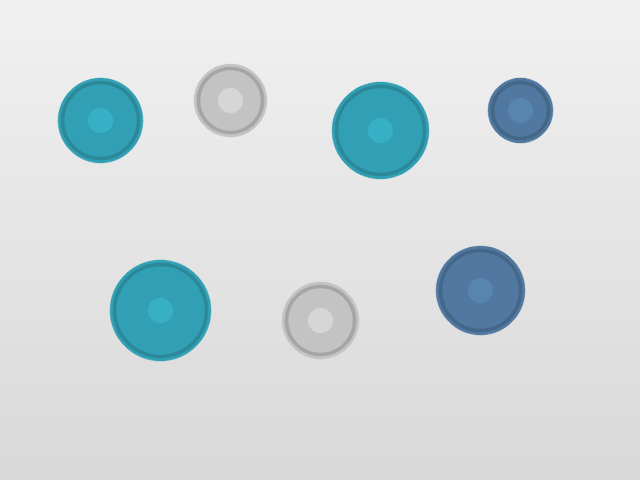
#> input picture assets/sample_images/coins.png, 640 x 480 px
$ python -i preprocessing.py   (imports and definitions only)
#> lines starting #> are read from the running program, lines starting #| are printed output that depends on the picture; after the words box and inside, x2 and y2 are one past the last pixel; in counts of white or black regions, pixels touching at a corner belong together
#> further down, picture is the input picture: shape (480, 640, 3); mean B, G, R 221.5, 218.9, 210.2
"""
Image Preprocessing Module for Object Counting and Measurement Studio.

Provides classical IPCV preprocessing operations:
- Color space conversion (BGR/RGB to Grayscale)
- Smoothing & Filtering (Gaussian, Median, Normalized Box)
- Thresholding (Manual, Otsu's Global Automatic, Adaptive Mean/Gaussian)
- Binary Inversion (Foreground Polarity Selection)
- Morphological Operations (Erosion, Dilation, Opening, Closing)
"""

from typing import Tuple, Dict, Any
import cv2
import numpy as np


def to_grayscale(image: np.ndarray) -> np.ndarray:
    """
    Convert an input image (BGR, RGB, or single-channel) to grayscale.

    Args:
        image: Input NumPy image array.

    Returns:
        Single-channel 8-bit grayscale image.
    """
    if image is None:
        raise ValueError("Input image cannot be None")
    if not isinstance(image, np.ndarray):
        raise TypeError("Input image must be a numpy.ndarray")

    if image.ndim == 2:
        # Already single channel
        if image.dtype != np.uint8:
            image = np.clip(image, 0, 255).astype(np.uint8)
        return image.copy()

    if image.ndim == 3:
        channels = image.shape[2]
#> channels = 3
        if channels == 1:
            return image[:, :, 0].copy()
        elif channels == 3:
            # Assume BGR standard format for OpenCV
            return cv2.cvtColor(image, cv2.COLOR_BGR2GRAY)
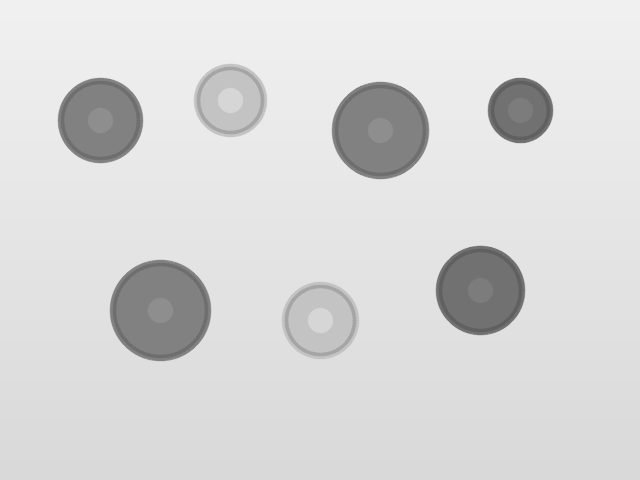
#> returned value: shape (480, 640); min 96, max 240, mean 216.6
        elif channels == 4:
            return cv2.cvtColor(image, cv2.COLOR_BGRA2GRAY)
        else:
            raise ValueError(f"Unsupported number of channels: {channels}")

    raise ValueError(f"Invalid image array dimension: {image.ndim}")


def apply_filter(
    image_gray: np.ndarray,
    method: str = "Gaussian",
    kernel_size: int = 5,
    sigma: float = 1.0,
) -> np.ndarray:
    """
    Apply smoothing or noise reduction filter to a grayscale image.

    Args:
        image_gray: Grayscale 8-bit image.
        method: Filter type - 'None', 'Gaussian', 'Median', or 'Box'.
        kernel_size: Size of kernel (must be a positive odd integer).
        sigma: Standard deviation for Gaussian kernel.

    Returns:
        Filtered grayscale image.
    """
#> called with method = 'Gaussian', kernel_size = 5, sigma = 1
    if image_gray is None or image_gray.size == 0:
        raise ValueError("Grayscale image is empty or None")

    if method == "None" or kernel_size <= 1:
        return image_gray.copy()

    # Ensure kernel_size is positive and odd
    k = max(3, int(kernel_size))
    if k % 2 == 0:
        k += 1

    if method == "Gaussian":
        return cv2.GaussianBlur(image_gray, (k, k), sigmaX=float(sigma))
    elif method == "Median":
        return cv2.medianBlur(image_gray, k)
    elif method == "Box":
        return cv2.blur(image_gray, (k, k))
    else:
        raise ValueError(f"Unknown filter method: {method}")


def apply_threshold(
    image_gray: np.ndarray,
    method: str = "Otsu",
    thresh_val: int = 127,
    invert: bool = False,
    adaptive_method: str = "Gaussian",
    block_size: int = 11,
    c_val: int = 2,
) -> Tuple[np.ndarray, Dict[str, Any]]:
    """
    Perform image thresholding to segment foreground objects from background.

    Args:
        image_gray: Grayscale 8-bit image.
        method: Thresholding technique - 'Manual', 'Otsu', or 'Adaptive'.
        thresh_val: Manual threshold cut-off (0-255).
        invert: Invert binary polarity (True: foreground is darker than background).
        adaptive_method: 'Mean' (ADAPTIVE_THRESH_MEAN_C) or 'Gaussian' (ADAPTIVE_THRESH_GAUSSIAN_C).
        block_size: Neighborhood size for adaptive thresholding (odd integer >= 3).
        c_val: Constant subtracted from the mean or weighted mean in adaptive thresholding.

    Returns:
        Tuple of (binary_mask, info_dict) where binary_mask has values 0 (background) and 255 (foreground).
    """
#> called with method = 'Otsu', thresh_val = 127, invert = False, adaptive_method = 'Gaussian', block_size = 11, c_val = 2
    if image_gray is None or image_gray.size == 0:
        raise ValueError("Grayscale image is empty or None")

    base_type = cv2.THRESH_BINARY_INV if invert else cv2.THRESH_BINARY
    info: Dict[str, Any] = {
        "method": method,
        "inverted": invert,
    }

    if method == "Manual":
        t_val = int(np.clip(thresh_val, 0, 255))
        _, binary = cv2.threshold(image_gray, t_val, 255, base_type)
        info["effective_threshold"] = t_val

    elif method == "Otsu":
        # Otsu computes optimal threshold minimizing intra-class variance
        flags = base_type | cv2.THRESH_OTSU
        computed_thresh, binary = cv2.threshold(image_gray, 0, 255, flags)
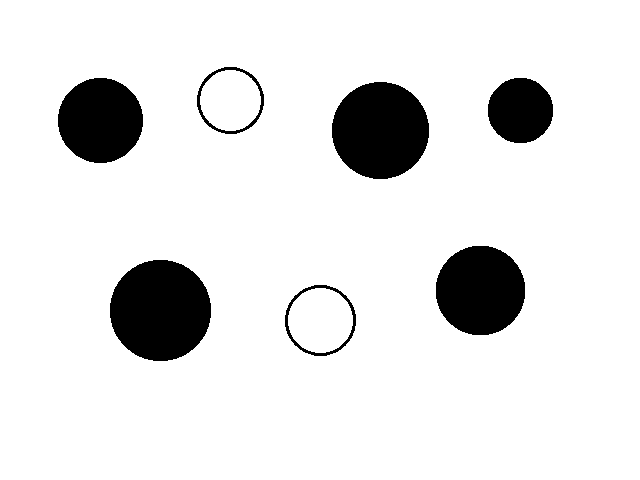
#> binary: shape (480, 640); 89.6% white; 7 black regions, largest, box (x1, y1, x2, y2) and area: (110, 260, 211, 361) 8046, (332, 82, 429, 179) 7401, (436, 246, 525, 335) 6299
#> computed_thresh = 176
        info["effective_threshold"] = float(computed_thresh)

    elif method == "Adaptive":
        # Ensure block_size is odd and >= 3
        b_size = max(3, int(block_size))
        if b_size % 2 == 0:
            b_size += 1

        adapt_flag = (
            cv2.ADAPTIVE_THRESH_GAUSSIAN_C
            if adaptive_method == "Gaussian"
            else cv2.ADAPTIVE_THRESH_MEAN_C
        )
        binary = cv2.adaptiveThreshold(
            image_gray, 255, adapt_flag, base_type, b_size, int(c_val)
        )
        info["effective_threshold"] = f"Adaptive ({adaptive_method}, block={b_size}, C={c_val})"

    else:
        raise ValueError(f"Unknown thresholding method: {method}")

    return binary, info


def apply_morphology(
    binary_mask: np.ndarray,
    operation: str = "None",
    kernel_size: int = 3,
    kernel_shape: str = "Rectangle",
    iterations: int = 1,
) -> np.ndarray:
    """
    Apply morphological operations to clean binary mask (remove noise, bridge gaps, separate contacts).

    Args:
        binary_mask: Binary 8-bit image (0 and 255).
        operation: 'None', 'Erosion', 'Dilation', 'Opening', 'Closing'.
        kernel_size: Size of structuring element (odd integer >= 1).
        kernel_shape: 'Rectangle', 'Ellipse', or 'Cross'.
        iterations: Number of times the morphological operation is applied.

    Returns:
        Processed binary mask.
    """
    if binary_mask is None or binary_mask.size == 0:
        raise ValueError("Binary mask is empty or None")

    if operation == "None" or kernel_size < 1 or iterations < 1:
        return binary_mask.copy()

    k_size = max(1, int(kernel_size))
    shape_map = {
        "Rectangle": cv2.MORPH_RECT,
        "Ellipse": cv2.MORPH_ELLIPSE,
        "Cross": cv2.MORPH_CROSS,
    }
    morph_shape = shape_map.get(kernel_shape, cv2.MORPH_RECT)
    element = cv2.getStructuringElement(morph_shape, (k_size, k_size))

    if operation == "Erosion":
        return cv2.erode(binary_mask, element, iterations=int(iterations))
    elif operation == "Dilation":
        return cv2.dilate(binary_mask, element, iterations=int(iterations))
    elif operation == "Opening":
        # Opening = Erosion followed by Dilation (removes small background noise)
        return cv2.morphologyEx(
            binary_mask, cv2.MORPH_OPEN, element, iterations=int(iterations)
        )
    elif operation == "Closing":
        # Closing = Dilation followed by Erosion (fills small holes and cracks)
        return cv2.morphologyEx(
            binary_mask, cv2.MORPH_CLOSE, element, iterations=int(iterations)
        )
    else:
        raise ValueError(f"Unknown morphological operation: {operation}")


def preprocess_image(
    image_bgr: np.ndarray,
    filter_method: str = "Gaussian",
    filter_kernel: int = 5,
    filter_sigma: float = 1.0,
    thresh_method: str = "Otsu",
    thresh_val: int = 127,
    invert_polarity: bool = False,
    adaptive_method: str = "Gaussian",
    adaptive_block_size: int = 11,
    adaptive_c: int = 2,
    morph_operation: str = "Opening",
    morph_kernel: int = 3,
    morph_iterations: int = 1,
) -> Tuple[np.ndarray, np.ndarray, Dict[str, Any]]:
    """
    Execute full classical preprocessing pipeline from BGR image to cleaned binary mask.

    Returns:
        (image_gray, clean_mask, pipeline_info)
    """
    # 1. Grayscale conversion
    gray = to_grayscale(image_bgr)

    # 2. Smoothing / Filtering
    filtered = apply_filter(
        gray, method=filter_method, kernel_size=filter_kernel, sigma=filter_sigma
    )

    # 3. Thresholding
    raw_mask, thresh_info = apply_threshold(
        filtered,
        method=thresh_method,
        thresh_val=thresh_val,
        invert=invert_polarity,
        adaptive_method=adaptive_method,
        block_size=adaptive_block_size,
        c_val=adaptive_c,
    )
#> thresh_info = {'method': 'Otsu', 'inverted': False, 'effective_threshold': 176}

    # 4. Morphological cleaning
    clean_mask = apply_morphology(
        raw_mask,
        operation=morph_operation,
        kernel_size=morph_kernel,
        iterations=morph_iterations,
    )

    pipeline_info: Dict[str, Any] = {
        "filter": {
            "method": filter_method,
            "kernel_size": filter_kernel,
            "sigma": filter_sigma,
        },
        "threshold": thresh_info,
        "morphology": {
            "operation": morph_operation,
            "kernel_size": morph_kernel,
            "iterations": morph_iterations,
        },
        "dimensions": {
            "height": int(image_bgr.shape[0]),
            "width": int(image_bgr.shape[1]),
            "channels": int(image_bgr.shape[2]) if image_bgr.ndim == 3 else 1,
        },
    }

    return gray, clean_mask, pipeline_info

>>> import cv2
>>> picture = cv2.imread('../assets/sample_images/coins.png')
>>> result = preprocess_image(picture)
